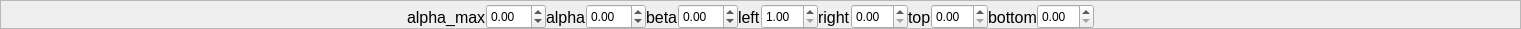
  <widget class="QFrame" name="frame_7">
   <property name="geometry">
    <rect>
     <x>158</x>
     <y>680</y>
     <width>1521</width>
     <height>29</height>
    </rect>
   </property>
   <property name="frameShape">
    <enum>QFrame::StyledPanel</enum>
   </property>
   <property name="frameShadow">
    <enum>QFrame::Raised</enum>
   </property>
   <widget class="QWidget" name="layoutWidget_12">
    <property name="geometry">
     <rect>
      <x>-10</x>
      <y>0</y>
      <width>1521</width>
      <height>34</height>
     </rect>
    </property>
    <layout class="QHBoxLayout" name="horizontalLayout_32">
     <property name="spacing">
      <number>0</number>
     </property>
     <item>
      <layout class="QHBoxLayout" name="horizontalLayout_33">
       <item>
        <spacer name="horizontalSpacer_21">
         <property name="orientation">
          <enum>Qt::Horizontal</enum>
         </property>
         <property name="sizeHint" stdset="0">
          <size>
           <width>40</width>
           <height>20</height>
          </size>
         </property>
        </spacer>
       </item>
       <item>
        <widget class="QLabel" name="label_78">
         <property name="sizePolicy">
          <sizepolicy hsizetype="Maximum" vsizetype="Maximum">
           <horstretch>0</horstretch>
           <verstretch>0</verstretch>
          </sizepolicy>
         </property>
         <property name="minimumSize">
          <size>
           <width>0</width>
           <height>30</height>
          </size>
         </property>
         <property name="maximumSize">
          <size>
           <width>90</width>
           <height>16777215</height>
          </size>
         </property>
         <property name="font">
          <font>
           <pointsize>12</pointsize>
          </font>
         </property>
         <property name="text">
          <string>alpha_max</string>
         </property>
        </widget>
       </item>
       <item>
        <widget class="QDoubleSpinBox" name="alpha_max">
         <property name="sizePolicy">
          <sizepolicy hsizetype="Maximum" vsizetype="Maximum">
           <horstretch>0</horstretch>
           <verstretch>0</verstretch>
          </sizepolicy>
         </property>
         <property name="minimumSize">
          <size>
           <width>0</width>
           <height>0</height>
          </size>
         </property>
         <property name="maximumSize">
          <size>
           <width>60</width>
           <height>25</height>
          </size>
         </property>
         <property name="minimum">
          <double>-110.000000000000000</double>
         </property>
         <property name="maximum">
          <double>110.000000000000000</double>
         </property>
        </widget>
       </item>
       <item>
        <widget class="QLabel" name="label_79">
         <property name="sizePolicy">
          <sizepolicy hsizetype="Maximum" vsizetype="Maximum">
           <horstretch>0</horstretch>
           <verstretch>0</verstretch>
          </sizepolicy>
         </property>
         <property name="minimumSize">
          <size>
           <width>0</width>
           <height>30</height>
          </size>
         </property>
         <property name="maximumSize">
          <size>
           <width>60</width>
           <height>16777215</height>
          </size>
         </property>
         <property name="font">
          <font>
           <pointsize>12</pointsize>
          </font>
         </property>
         <property name="text">
          <string>alpha</string>
         </property>
        </widget>
       </item>
       <item>
        <widget class="QDoubleSpinBox" name="alpha">
         <property name="sizePolicy">
          <sizepolicy hsizetype="Maximum" vsizetype="Maximum">
           <horstretch>0</horstretch>
           <verstretch>0</verstretch>
          </sizepolicy>
         </property>
         <property name="minimumSize">
          <size>
           <width>0</width>
           <height>0</height>
          </size>
         </property>
         <property name="maximumSize">
          <size>
           <width>60</width>
           <height>25</height>
          </size>
         </property>
         <property name="minimum">
          <double>-110.000000000000000</double>
         </property>
         <property name="maximum">
          <double>110.000000000000000</double>
         </property>
        </widget>
       </item>
       <item>
        <widget class="QLabel" name="label_80">
         <property name="sizePolicy">
          <sizepolicy hsizetype="Maximum" vsizetype="Maximum">
           <horstretch>0</horstretch>
           <verstretch>0</verstretch>
          </sizepolicy>
         </property>
         <property name="minimumSize">
          <size>
           <width>0</width>
           <height>30</height>
          </size>
         </property>
         <property name="maximumSize">
          <size>
           <width>60</width>
           <height>16777215</height>
          </size>
         </property>
         <property name="font">
          <font>
           <pointsize>12</pointsize>
          </font>
         </property>
         <property name="text">
          <string>beta</string>
         </property>
        </widget>
       </item>
       <item>
        <widget class="QDoubleSpinBox" name="beta">
         <property name="sizePolicy">
          <sizepolicy hsizetype="Maximum" vsizetype="Maximum">
           <horstretch>0</horstretch>
           <verstretch>0</verstretch>
          </sizepolicy>
         </property>
         <property name="minimumSize">
          <size>
           <width>0</width>
           <height>0</height>
          </size>
         </property>
         <property name="maximumSize">
          <size>
           <width>60</width>
           <height>25</height>
          </size>
         </property>
         <property name="minimum">
          <double>-110.000000000000000</double>
         </property>
         <property name="maximum">
          <double>110.000000000000000</double>
         </property>
        </widget>
       </item>
       <item>
        <widget class="QLabel" name="label_81">
         <property name="sizePolicy">
          <sizepolicy hsizetype="Maximum" vsizetype="Maximum">
           <horstretch>0</horstretch>
           <verstretch>0</verstretch>
          </sizepolicy>
         </property>
         <property name="minimumSize">
          <size>
           <width>0</width>
           <height>30</height>
          </size>
         </property>
         <property name="maximumSize">
          <size>
           <width>60</width>
           <height>16777215</height>
          </size>
         </property>
         <property name="font">
          <font>
           <pointsize>12</pointsize>
          </font>
         </property>
         <property name="text">
          <string>left</string>
         </property>
        </widget>
       </item>
       <item>
        <widget class="QDoubleSpinBox" name="left">
         <property name="sizePolicy">
          <sizepolicy hsizetype="Maximum" vsizetype="Maximum">
           <horstretch>0</horstretch>
           <verstretch>0</verstretch>
          </sizepolicy>
         </property>
         <property name="minimumSize">
          <size>
           <width>0</width>
           <height>0</height>
          </size>
         </property>
         <property name="maximumSize">
          <size>
           <width>60</width>
           <height>25</height>
          </size>
         </property>
         <property name="minimum">
          <double>1.000000000000000</double>
         </property>
         <property name="maximum">
          <double>20.000000000000000</double>
         </property>
        </widget>
       </item>
       <item>
        <widget class="QLabel" name="label_82">
         <property name="sizePolicy">
          <sizepolicy hsizetype="Maximum" vsizetype="Maximum">
           <horstretch>0</horstretch>
           <verstretch>0</verstretch>
          </sizepolicy>
         </property>
         <property name="minimumSize">
          <size>
           <width>0</width>
           <height>30</height>
          </size>
         </property>
         <property name="maximumSize">
          <size>
           <width>60</width>
           <height>16777215</height>
          </size>
         </property>
         <property name="font">
          <font>
           <pointsize>12</pointsize>
          </font>
         </property>
         <property name="text">
          <string>right</string>
         </property>
        </widget>
       </item>
       <item>
        <widget class="QDoubleSpinBox" name="right">
         <property name="sizePolicy">
          <sizepolicy hsizetype="Maximum" vsizetype="Maximum">
           <horstretch>0</horstretch>
           <verstretch>0</verstretch>
          </sizepolicy>
         </property>
         <property name="minimumSize">
          <size>
           <width>0</width>
           <height>0</height>
          </size>
         </property>
         <property name="maximumSize">
          <size>
           <width>60</width>
           <height>25</height>
          </size>
         </property>
        </widget>
       </item>
       <item>
        <widget class="QLabel" name="label_84">
         <property name="sizePolicy">
          <sizepolicy hsizetype="Maximum" vsizetype="Maximum">
           <horstretch>0</horstretch>
           <verstretch>0</verstretch>
          </sizepolicy>
         </property>
         <property name="minimumSize">
          <size>
           <width>0</width>
           <height>30</height>
          </size>
         </property>
         <property name="maximumSize">
          <size>
           <width>60</width>
           <height>16777215</height>
          </size>
         </property>
         <property name="font">
          <font>
           <pointsize>12</pointsize>
          </font>
         </property>
         <property name="text">
          <string>top</string>
         </property>
        </widget>
       </item>
       <item>
        <widget class="QDoubleSpinBox" name="top">
         <property name="sizePolicy">
          <sizepolicy hsizetype="Maximum" vsizetype="Maximum">
           <horstretch>0</horstretch>
           <verstretch>0</verstretch>
          </sizepolicy>
         </property>
         <property name="minimumSize">
          <size>
           <width>0</width>
           <height>0</height>
          </size>
         </property>
         <property name="maximumSize">
          <size>
           <width>60</width>
           <height>25</height>
          </size>
         </property>
        </widget>
       </item>
       <item>
        <widget class="QLabel" name="label_85">
         <property name="sizePolicy">
          <sizepolicy hsizetype="Maximum" vsizetype="Maximum">
           <horstretch>0</horstretch>
           <verstretch>0</verstretch>
          </sizepolicy>
         </property>
         <property name="minimumSize">
          <size>
           <width>0</width>
           <height>30</height>
          </size>
         </property>
         <property name="maximumSize">
          <size>
           <width>60</width>
           <height>16777215</height>
          </size>
         </property>
         <property name="font">
          <font>
           <pointsize>12</pointsize>
          </font>
         </property>
         <property name="text">
          <string>bottom</string>
         </property>
        </widget>
       </item>
       <item>
        <widget class="QDoubleSpinBox" name="bottom">
         <property name="sizePolicy">
          <sizepolicy hsizetype="Maximum" vsizetype="Maximum">
           <horstretch>0</horstretch>
           <verstretch>0</verstretch>
          </sizepolicy>
         </property>
         <property name="minimumSize">
          <size>
           <width>0</width>
           <height>0</height>
          </size>
         </property>
         <property name="maximumSize">
          <size>
           <width>60</width>
           <height>25</height>
          </size>
         </property>
        </widget>
       </item>
       <item>
        <spacer name="horizontalSpacer_26">
         <property name="orientation">
          <enum>Qt::Horizontal</enum>
         </property>
         <property name="sizeHint" stdset="0">
          <size>
           <width>40</width>
           <height>20</height>
          </size>
         </property>
        </spacer>
       </item>
      </layout>
     </item>
    </layout>
   </widget>
  </widget>
